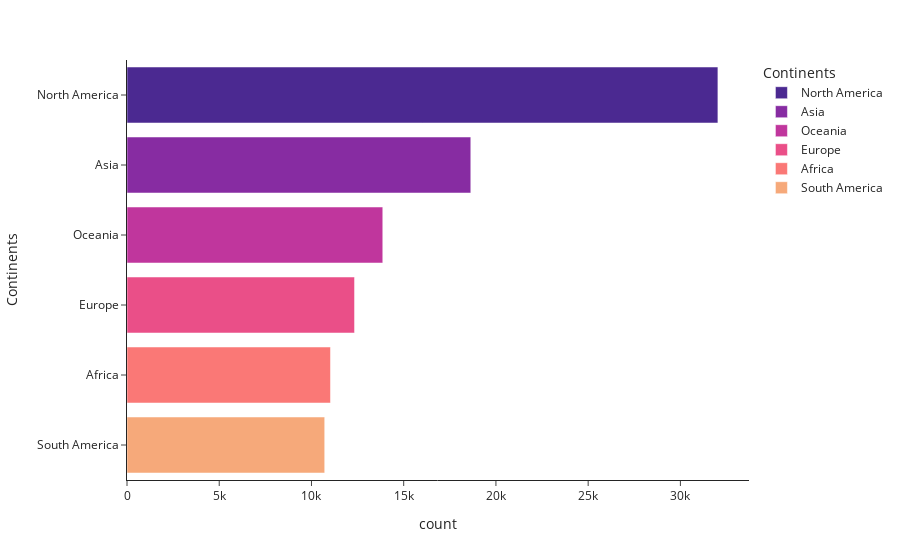

The code cell stored with this chart in its notebook:
### Code cell
# Plotting the continents passenger count
px.bar(continent,x='count',y='Continents',color='Continents',color_discrete_sequence=px.colors.sequential.Agsunset 
       ,template = 'simple_white')

### Figure 1 — Plotly figure (JSON) as saved in the notebook; plotly's stock layout.template omitted (floating-point values rounded to 4 significant figures)
{"data": [{"alignmentgroup": "True", "hovertemplate": "Continents=%{y}<br>count=%{x}<extra></extra>", "legendgroup": "North America", "marker": {"color": "rgb(75, 41, 145)", "pattern": {"shape": ""}}, "name": "North America", "offsetgroup": "North America", "orientation": "h", "showlegend": true, "textposition": "auto", "type": "bar", "x": [32033], "xaxis": "x", "y": ["North America"], "yaxis": "y"}, {"alignmentgroup": "True", "hovertemplate": "Continents=%{y}<br>count=%{x}<extra></extra>", "legendgroup": "Asia", "marker": {"color": "rgb(135, 44, 162)", "pattern": {"shape": ""}}, "name": "Asia", "offsetgroup": "Asia", "orientation": "h", "showlegend": true, "textposition": "auto", "type": "bar", "x": [18637], "xaxis": "x", "y": ["Asia"], "yaxis": "y"}, {"alignmentgroup": "True", "hovertemplate": "Continents=%{y}<br>count=%{x}<extra></extra>", "legendgroup": "Oceania", "marker": {"color": "rgb(192, 54, 157)", "pattern": {"shape": ""}}, "name": "Oceania", "offsetgroup": "Oceania", "orientation": "h", "showlegend": true, "textposition": "auto", "type": "bar", "x": [13866], "xaxis": "x", "y": ["Oceania"], "yaxis": "y"}, {"alignmentgroup": "True", "hovertemplate": "Continents=%{y}<br>count=%{x}<extra></extra>", "legendgroup": "Europe", "marker": {"color": "rgb(234, 79, 136)", "pattern": {"shape": ""}}, "name": "Europe", "offsetgroup": "Europe", "orientation": "h", "showlegend": true, "textposition": "auto", "type": "bar", "x": [12335], "xaxis": "x", "y": ["Europe"], "yaxis": "y"}, {"alignmentgroup": "True", "hovertemplate": "Continents=%{y}<br>count=%{x}<extra></extra>", "legendgroup": "Africa", "marker": {"color": "rgb(250, 120, 118)", "pattern": {"shape": ""}}, "name": "Africa", "offsetgroup": "Africa", "orientation": "h", "showlegend": true, "textposition": "auto", "type": "bar", "x": [11030], "xaxis": "x", "y": ["Africa"], "yaxis": "y"}, {"alignmentgroup": "True", "hovertemplate": "Continents=%{y}<br>count=%{x}<extra></extra>", "legendgroup": "South America", "marker": {"color": "rgb(246, 169, 122)", "pattern": {"shape": ""}}, "name": "South America", "offsetgroup": "South America", "orientation": "h", "showlegend": true, "textposition": "auto", "type": "bar", "x": [10718], "xaxis": "x", "y": ["South America"], "yaxis": "y"}], "layout": {"autosize": true, "barmode": "relative", "legend": {"title": {"text": "Continents"}, "tracegroupgap": 0}, "margin": {"t": 60}, "xaxis": {"anchor": "y", "autorange": true, "domain": [0, 1], "range": [0, 33720.0], "title": {"text": "count"}, "type": "linear"}, "yaxis": {"anchor": "x", "autorange": true, "categoryarray": ["South America", "Africa", "Europe", "Oceania", "Asia", "North America"], "categoryorder": "array", "domain": [0, 1], "range": [-0.5, 5.5], "title": {"text": "Continents"}, "type": "category"}}}
